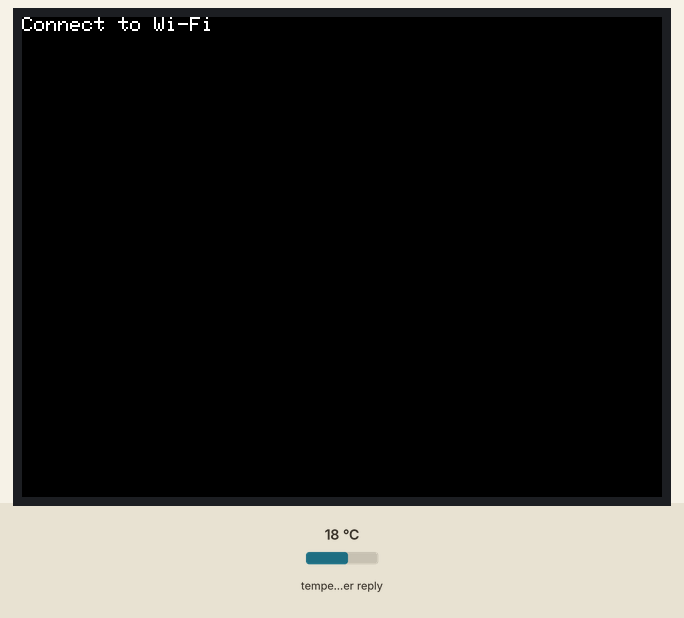
Bench run of a sketch on a simulated ESP32. Parts: 320×240 colour display. The test bench sets the inputs (shaded band); at power-on: temperature in the weather reply 18 °C. WiFi joins after 1.5 s; servers stay silent unless stated; network time is answered at once with the bench clock; the local clock reads 2024-03-15 10:24:30 at power-on unless the sketch sets it; web services answer with replies made up by the test bench; what the sketch prints to the serial monitor is not drawn.

Above: at 0.3 s.
At 2.9 s:
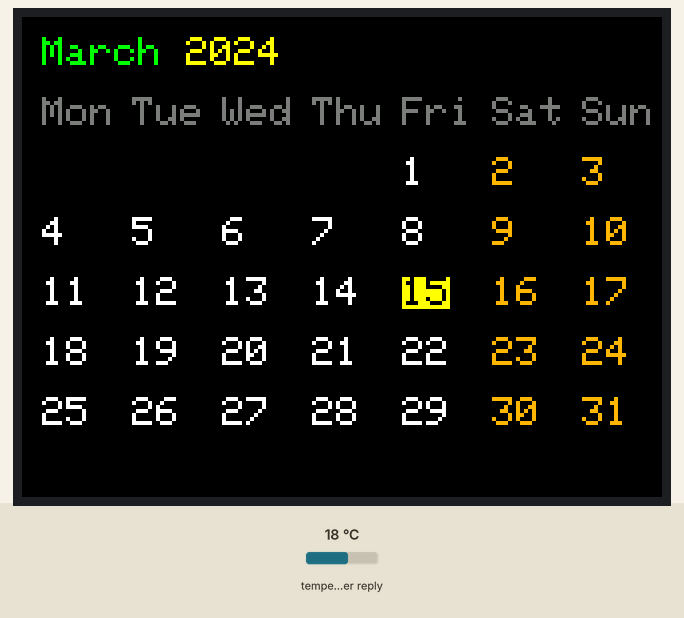
At 3.4 s:
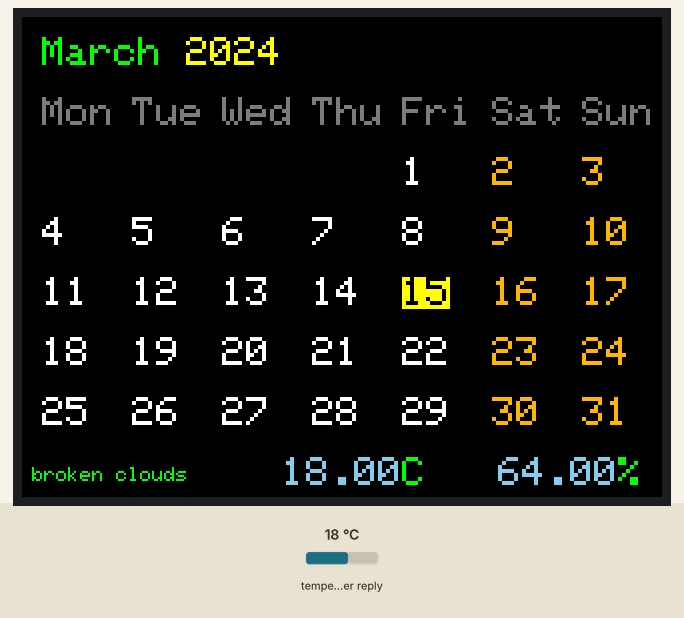
At 11.3 s:
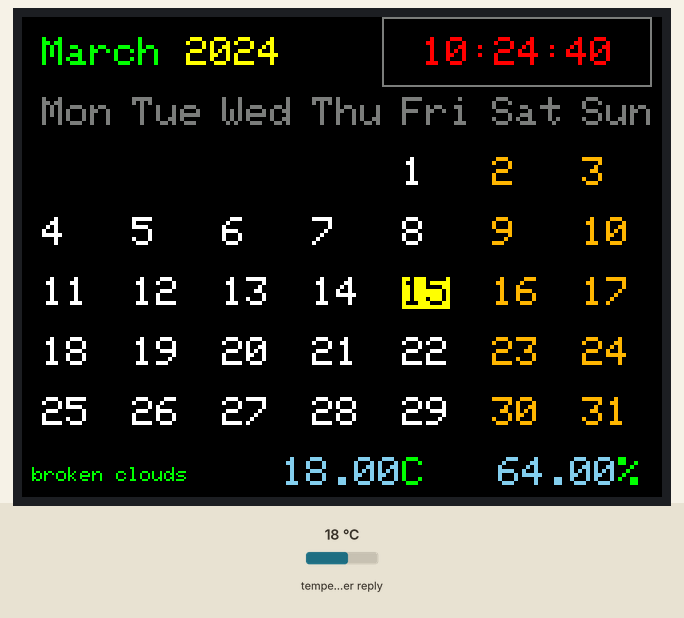
At 20.3 s:
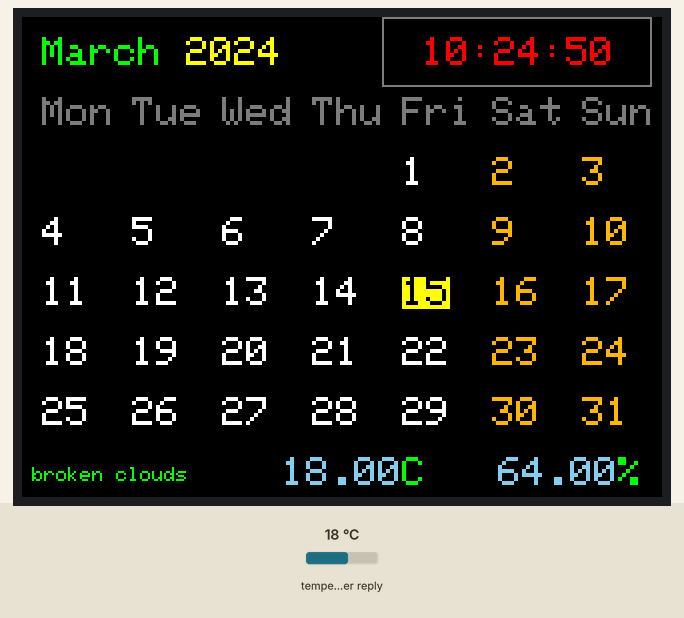
At 38.4 s:
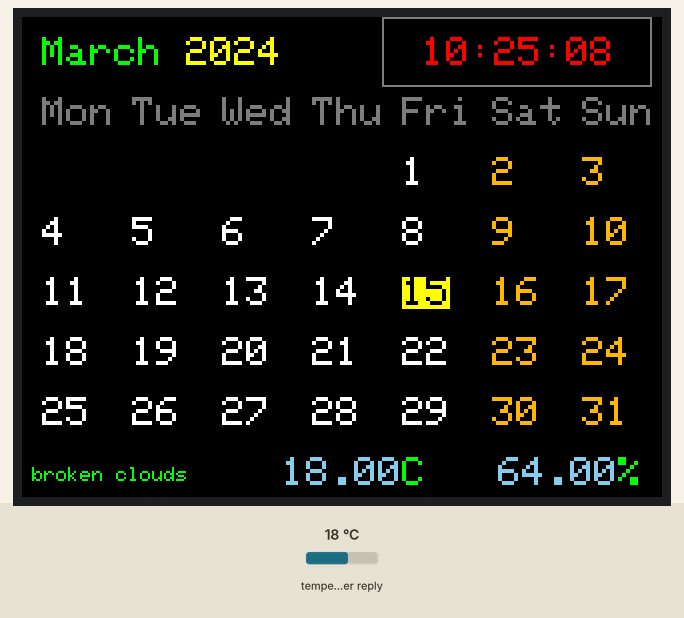

Measured:
- what the display in image 1 shows lasts 0.4 s, from 2.9 s to 3.3 s
- what the display in image 2 shows lasts 0.9 s, from 3.3 s to 4.2 s

The sketch:

cal_00.ino
```cpp
/*******************************************************************
    Hello World for the ESP32 Cheap Yellow Display.

    https://github.com/witnessmenow/ESP32-Cheap-Yellow-Display

    If you find what I do useful and would like to support me,
    please consider becoming a sponsor on Github
    https://github.com/sponsors/witnessmenow/

    Written by Brian Lough
    YouTube: https://www.youtube.com/brianlough
    Twitter: https://twitter.com/witnessmenow
 *******************************************************************/

// Make sure to copy the UserSetup.h file into the library as
// per the Github Instructions. The pins are defined in there.

// Font 1. Original Adafruit 8 pixel font needs ~1820 bytes in FLASH
// Font 2. Small 16 pixel high font, needs ~3534 bytes in FLASH, 96 characters
// Font 4. Medium 26 pixel high font, needs ~5848 bytes in FLASH, 96 characters
// Note the following larger fonts are primarily numeric only!
// Font 6. Large 48 pixel font, needs ~2666 bytes in FLASH, only characters 1234567890:-.apm
// Font 7. 7 segment 48 pixel font, needs ~2438 bytes in FLASH, only characters 1234567890:-.
// Font 8. Large 75 pixel font needs ~3256 bytes in FLASH, only characters 1234567890:-.

//#include <TFT_eSPI.h>

// A library for interfacing with LCD displays
//
// Can be installed from the library manager (Search for "TFT_eSPI")
//https://github.com/Bodmer/TFT_eSPI


#include <TFT_eSPI.h>
#include <TimeLib.h> // Time Library provides Time and Date conversions

#include <WiFi.h>    // To connect to WiFi
#include <WiFiUdp.h> // To communicate with NTP server
#include <Timezone.h>
#include <NTPClient.h>
#include <HTTPClient.h>
#include <ArduinoJson.h>


//#include <time.h>

TFT_eSPI tft = TFT_eSPI();

// Настройки Wi-Fi
const char* ssid = "GL-Gor-TR";       // Замените на имя вашей Wi-Fi сети
const char* password = "xxx"; // Замените на пароль от вашей Wi-Fi сети

// Настройки NTP
WiFiUDP ntpUDP;
NTPClient timeClient(ntpUDP, "ntp0.ntp-servers.net", 10800, 60000); // 10800 — смещение для GMT+3 (Москва)
//NTPClient timeClient(ntpUDP, "pool.ntp.org", 10800, 60000); // 10800 — смещение для GMT+3 (Москва)


// Настройки OpenWeatherMap
const String apiKey = "715eb8e0b9bdd106c145969ca601feb6"; // Ваш API-ключ от OpenWeatherMap
const String city = "Moscow";         // Город, для которого нужно получить погоду
const String countryCode = "RU";      // Код страны (опционально)


void setup() {

  Serial.begin(115200 );


  // Инициализация дисплея
  tft.init();
  tft.setRotation(1);
  tft.fillScreen(TFT_BLACK);


  // Подключение к Wi-Fi
  WiFi.begin(ssid, password);
  Serial.print("Подключение к Wi-Fi");
  tft.print("Connect to Wi-Fi");

  while (WiFi.status() != WL_CONNECTED) {
    delay(500);
    Serial.print(".");
    tft.print(".");
  }
  Serial.println();
  Serial.println("Подключено к Wi-Fi!");

  tft.fillScreen(TFT_BLACK);

  // Инициализация NTPClient
  timeClient.begin();
  timeClient.update();

  delay(500); // Задержка

  // Установка времени в библиотеку TimeLib
  setTime(timeClient.getEpochTime());


//  setTime(12, 0, 0, 31, 01, 2025); // Установите текущее время: часы, минуты, секунды, день, месяц, год


  delay(500); // Задержка

  // Отображение календаря
  drawCalendar(month(), year(), day());

  //  Погода
  getWeather();

}


unsigned long tick=0; // отслеживание тиков

void loop() {
  // Основной цикл
  tick++;


  // Получение погоды
  if (tick%600 == 0) {
    getWeather();
  }


  // отображение полного календаря каждые 60 тиков
  if (tick%600 == 0) {
    int oldDay = day();
    int oldYear = year();
    int oldMoth = month();

   // Serial.println("Update calendar");
    timeClient.update();
    setTime(timeClient.getEpochTime());
    if (oldDay!=day() || oldYear!=year() || oldMoth!=month()) { // если изменился день или месяц или год надо перерисовать календарь
      tft.fillScreen(TFT_BLACK);
      drawCalendar(month(), year(), day());
    }
  }


 // Serial.print(tick%10);

  // Получение текущего времени каждые 10 тиков
  if (tick%100 == 0) {
 //   Serial.println("Update time");
    setTime(timeClient.getEpochTime());
  }

  // вывод времени каждый тик
  if (tick%10 == 0) {
    printTime();
  }


  delay(100); // общая задержка 1 секунда

}

void drawCalendar(int month, int year, int currentDay) {
  int dayOfWeek = getFirstDayOfMonth(month, year);
  //int dayOfWeek = 3;
  /*
  Serial.print("Year=");
  Serial.println(year);
  Serial.print("Month=");
  Serial.println(month);
  Serial.print("dayOfWeek=");
  Serial.println(dayOfWeek);
  */

  int daysInMonth = daysInMonthFunc(month, year);
  //Serial.print("daysInMonth=");
 // Serial.println(daysInMonth);
 // int firstDayOfMonth = getFirstDayOfMonth(month, year);

  tft.setTextSize(2);
  tft.setTextColor(TFT_WHITE, TFT_BLACK);

  // Отображение названия месяца и года
  tft.setCursor(10, 10);
  tft.setTextColor(TFT_GREEN, TFT_BLACK);
  tft.print(getMonthName(month));

  //Serial.print(month);

  tft.print(" ");
  tft.setTextColor(TFT_YELLOW, TFT_BLACK);
  tft.print(year);

  // Отображение дней недели
  const char* daysOfWeek[] = {"Mon", "Tue", "Wed", "Thu", "Fri", "Sat", "Sun"};  //сместил так как неделя с понедельника
  tft.setTextColor(TFT_DARKGREY, TFT_BLACK);
  for (int i = 0; i < 7; i++) {
    tft.setCursor(10 + i * 45, 40);
    tft.print(daysOfWeek[i]);
  }

  // Отображение дней месяца
  int x = 10;
  int y = 70;
  for (int day = 1; day <= daysInMonth; day++) {
    if (day == currentDay) {
      tft.setTextColor(TFT_BLACK, TFT_YELLOW); // Выделение текущего дня
    }
    else {
      if (dayOfWeek == 5 || dayOfWeek==6)
          tft.setTextColor(TFT_ORANGE, TFT_BLACK);  // если суббота воскресенье
      else
          tft.setTextColor(TFT_WHITE, TFT_BLACK);  // если обычный день
    }

//    tft.setCursor(x + (firstDayOfMonth + dayOfWeek) * 30, y);
    tft.setCursor(x + (dayOfWeek) * 45, y);

    tft.print(day);

    dayOfWeek++;
    if (dayOfWeek > 6) {
      dayOfWeek = 0;
      y += 30;
    }
  }
}

int getFirstDayOfMonth(int month, int year) {

  // Использование алгоритма Зеллера

    if (month < 3) {
      month += 12;
      year--;
    }
    int q = 1; // первый день
    int m = month;
    int K = year % 100;
    int J = year / 100;
    //int h = (q + (13 * (m + 1)) / 5 + K + (K / 4) + (J / 4) + 5 * J) % 7; // 0 = суббота, 1 = воскресенье, 2 = понедельник, ..., 6 = пятница
    int h = (q + (13 * (m + 1)) / 5 + K + (K / 4) + (J / 4) + 5 * J + 5) % 7; // 0 = понедельник, ..., 6 = вовкрксенье
    return h;

}

int daysInMonthFunc(int month, int year) {
  if (month == 2) {
    return isLeapYear(year) ? 29 : 28;
  } else if (month == 4 || month == 6 || month == 9 || month == 11) {
    return 30;
  } else {
    return 31;
  }
}

bool isLeapYear(int year) {
  return (year % 4 == 0 && year % 100 != 0) || (year % 400 == 0);
}

const char* getMonthName(int month) {
  const char* months[] = {"January", "February", "March", "April", "May", "June",
                          "July", "August", "September", "October", "November", "December"};
  return months[month - 1];
}

void printTime() {
  // Получение текущего времени
  int hourNow = hour();
  int minuteNow = minute();
  int secondNow = second();
  int dayNow = day();
  int monthNow = month();
  int yearNow = year();

  int x=200;


  char buffer[10]; // Буфер для хранения форматированной строки
  snprintf(buffer, sizeof(buffer), "%02d:%02d:%02d", hourNow, minuteNow, secondNow );


  tft.drawRect(180,0,135,35,TFT_DARKGREY);

  tft.setTextSize(2);
  tft.setTextColor(TFT_RED , TFT_BLACK);
  tft.setCursor(x,10);
  tft.print(buffer);


}


void getWeather() {
  // Формируем URL для запроса
  String url = "http://api.openweathermap.org/data/2.5/weather?q=" + city + "," + countryCode + "&appid=" + apiKey + "&units=metric&lang=en";

//  String ss;


  // Отправляем HTTP-запрос
  HTTPClient http;
  Serial.println("Запрос ");
  Serial.println(url);

  http.begin(url);
  int httpCode = http.GET();
  delay(200);

  // Проверяем код ответа
  if (httpCode == HTTP_CODE_OK) {
    // Получаем JSON-ответ
    String payload = http.getString();
    Serial.println("Ответ от сервера:");
    Serial.println(payload);

    // Парсим JSON
    DynamicJsonDocument doc(1024);
    deserializeJson(doc, payload);

    // Извлекаем данные о погоде
    String weatherDescription = doc["weather"][0]["description"].as<String>();
    float temperature = doc["main"]["temp"].as<float>();
    float humidity = doc["main"]["humidity"].as<float>();

    // Выводим данные в Serial Monitor
    Serial.println("Погода в " + city + ":");
    Serial.println("Описание: " + weatherDescription);
    Serial.println("Температура: " + String(temperature) + " °C");
    Serial.println("Влажность: " + String(humidity) + " %");

   // ss = " "+ weatherDescription + " " + temperature + "C " + humidity +"%" ;
    // вывод данных
    tft.setTextSize(1);
    tft.setTextColor(TFT_GREEN , TFT_BLACK);
    tft.setCursor(5,225);
    tft.print(weatherDescription);
    tft.print(" ");

    tft.setCursor(130,220);
    tft.setTextSize(2);
    tft.setTextColor(TFT_SKYBLUE , TFT_BLACK);
    tft.print(temperature);
    tft.setTextColor(TFT_GREEN , TFT_BLACK);
    tft.print("C   ");
    tft.setTextColor(TFT_SKYBLUE , TFT_BLACK);
    tft.print(humidity);
    tft.setTextColor(TFT_GREEN , TFT_BLACK);
    tft.print("%");

    //tft.print(ss);


  } else {
    Serial.println("Ошибка при запросе: " + String(httpCode));

    tft.setTextSize(1);
    tft.setTextColor(TFT_RED , TFT_BLACK);
    tft.setCursor(5,225);
    tft.print(" - no data  -    ");
  }

  // Закрываем соединение
  http.end();

}
```
